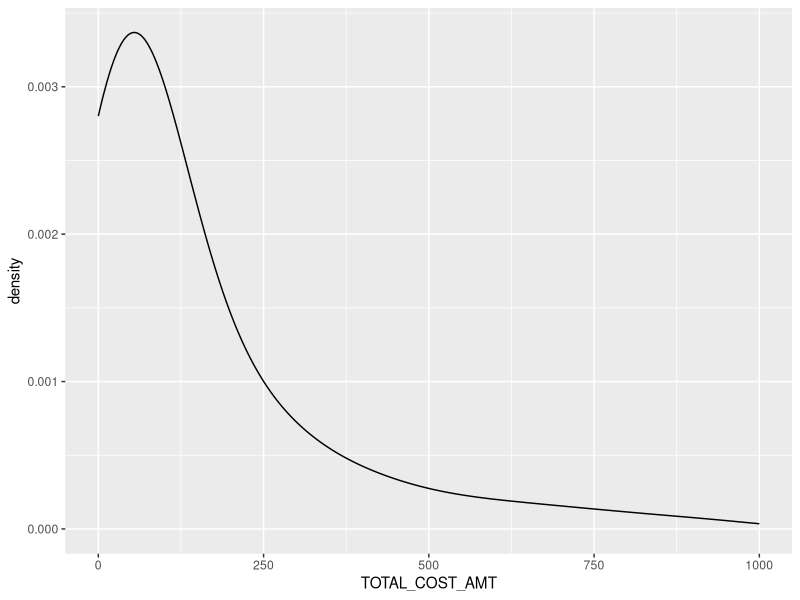
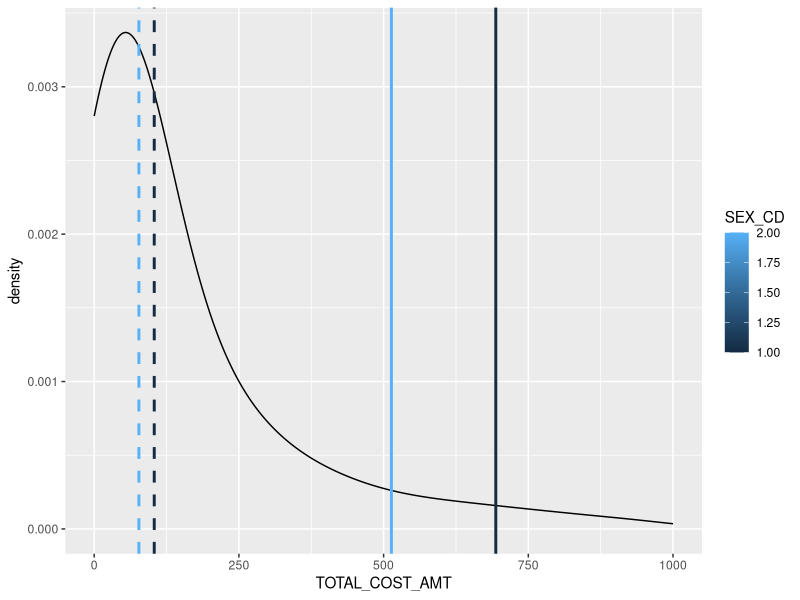

Write R code to recreate these figures, in order.
# Load Libraries
library(dplyr)
library(ggplot2)

# Set working directory
setwd('~')


# Read in the csv data from the casemix summary pull in the last section
dat=read.csv("Casemix_Smry.csv",header=TRUE)


# Plot the densities of TOTAL_COST_AMT by SEX_CD
ggplot(data=dat,aes(x = TOTAL_COST_AMT, fill = SEX_CD, color=SEX_CD)) + 
  geom_density(adjust=5,alpha=0.3) +
  xlim(0,1000) # This will not show the long right tail so we can see the distributions better


# Create a summary data set containing the means and medians of TOTAL_COST_AMT by SEX_CD
# hint: don't forget to replace 'dat' with whatever you name your input data set above
cost.summary=dat %>% 
  group_by(SEX_CD) %>% 
  summarise(mn = mean(TOTAL_COST_AMT), med=median(TOTAL_COST_AMT), cnt=length(TOTAL_COST_AMT))

# Overlay reference lines for the means and medians of each distribution from cost.summary
# hint: geom_vline() is the function needed for vertical reference lines.
ggplot(data=dat,aes(x = TOTAL_COST_AMT, fill = SEX_CD, color=SEX_CD)) + 
  geom_density(adjust=5,alpha=0.3) + 
  geom_vline(data=cost.summary, aes(xintercept=med,  color=SEX_CD),linetype="dashed", size=1) + 
  geom_vline(data=cost.summary, aes(xintercept=mn,  color=SEX_CD),linetype="solid", size=1) + 
  labs(x = "TOTAL_COST_AMT") +
  xlim(0,1000) # This will not show the long right tail so we can see the distributions better
